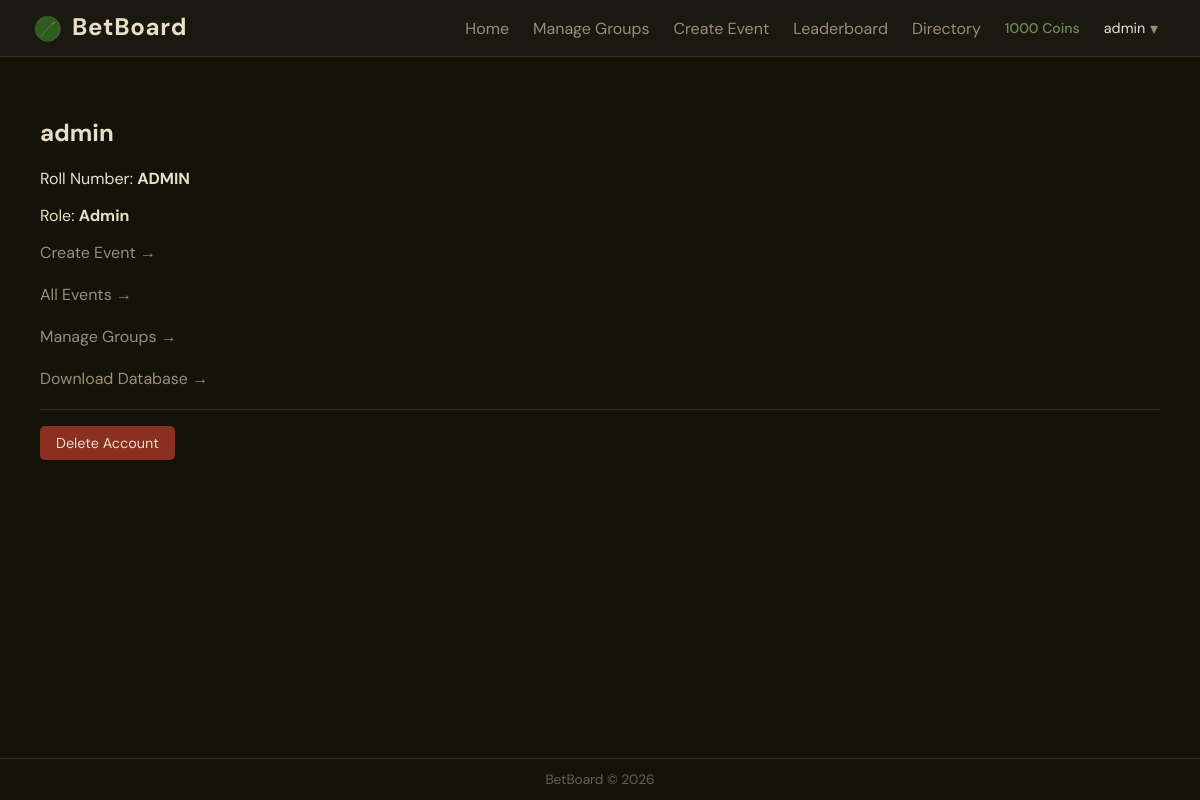
/profile (signed in), run on the app's committed database.
### models.py (models this page shows)
class User(db.Model):
    __tablename__ = "users"
    id = db.Column(db.Integer, primary_key = True)
    username = db.Column(db.String(50), unique = True, nullable = False)
    password_hash = db.Column(db.String(50), nullable = False)
    coins = db.Column(db.Integer, default = 1000)
    created_at = db.Column(db.DateTime, default = datetime.utcnow)
    is_admin = db.Column(db.Boolean, default = False)
    roll_number = db.Column(db.String(20), unique = True, nullable = False)

### routes/auth.py (the view, shortened to what this page needs)
@auth_bp.route('/profile')
def profile():
    if 'user_id' not in session:
        return redirect(url_for('auth.login'))
    user = User.query.get(session['user_id'])
    if user.is_admin:
        return render_template('admin_profile.html', current_user=user)

### app.py (called while the page is built)
@app.context_processor
def inject_session_flags():
    return {'new_login': session.pop('new_login', False)}

### templates/admin_profile.html (shortened to what this page needs)
{% extends 'base.html' %}
{% block content %}
<div class="container">
    <h2>{{ current_user.username }}</h2>
    <p>Roll Number: <strong>{{ current_user.roll_number }}</strong></p>
    <p>Role: <strong>Admin</strong></p>
    <div style="margin-top: 16px;">
        <a href="{{ url_for('admin.create_event') }}" class="nav-link">Create Event →</a><br><br>
        <a href="{{ url_for('admin.admin_events') }}" class="nav-link">All Events →</a><br><br>
        <a href="{{ url_for('admin.admin_groups') }}" class="nav-link">Manage Groups →</a><br><br>
        <a href="{{ url_for('admin.download_db') }}" class="nav-link">Download Database →</a>
    </div>
    <div class="danger-zone">
        <form action="/delete_account" method="POST" onsubmit="return confirm('Permanently delete your account? This cannot be undone.');">
            <button type="submit" style="background:#8b3020; color:#e8dfc8; padding:8px 16px; border-radius:5px;">Delete Account</button>
        </form>
    </div>
</div>
{% endblock %}

### templates/base.html (shortened to what this page needs)
<!DOCTYPE html>
<html>
<head>
    <link rel="stylesheet" href="{{url_for('static', filename='css/style.css')}}">
</head>
<body>
    <nav class="navbar">
        <a href="{{ url_for('betting.dashboard') }}" class="nav-brand">
            <img src="{{ url_for('static', filename='transparent-image.png') }}" alt="BetBoard" style="height:32px; vertical-align:middle; margin-right:8px;">BetBoard
        </a>
        {%if session.get('user_id')%}
        <div class="nav-right">
            <a href="{{ url_for('betting.dashboard') }}" class="nav-link">Home</a>
            {%if current_user.is_admin%}
                    <a href="{{url_for('admin.admin_groups')}}" class="nav-link">Manage Groups</a>
                    <a href="{{url_for('admin.create_event')}}" class="nav-link">Create Event</a>
            {%else%}
            <a href="{{ url_for('groups.groups') }}" class="nav-link">Groups</a>
             {%endif%}
            <a href="{{ url_for('betting.leaderboard') }}" class="nav-link">Leaderboard</a>
            <a href="{{ url_for('auth.directory') }}" class="nav-link">Directory</a>
            <span class="nav-coins">{{ current_user.coins }} Coins </span>
            <div class="nav-profile-wrapper">
                <button class="nav-profile-btn" onclick="toggleProfileDropdown()">
                    {{ current_user.username }}
                    <span class="nav-caret">▾</span>
                </button>
            </div>
        </div>
        {%endif%}
    </nav>
    <div class="container">
        {% block content %}{% endblock %}
    </div>
    <footer class="site-footer">
        BetBoard &copy; 2026
    </footer>
</body>
</html>

### static/css/style.css (style rules this page uses)
body { font-family: 'DM Sans', Arial, sans-serif; background: #14130a; color: #e8dfc8; margin: 0; display: flex; flex-direction: column; min-height: 100vh; }
a { color: #758956; }
.navbar { display: flex; align-items: center; justify-content: space-between; padding: 0 2rem; height: 56px; background: #1a1810; border-bottom: 1px solid #3d2e1e; position: sticky; top: 0; z-index: 100; }
.nav-brand { font-size: 1.5rem; font-weight: 700; color: #e8dfc8; text-decoration: none; letter-spacing: 0.03em; }
.nav-link { color: #9a8c78; text-decoration: none; font-size: 1.0rem; transition: color 0.2s; }
.nav-right { font-size: 1rem; display: flex; align-items: center; gap: 1.5rem; }
.nav-coins { font-size: 0.88rem; color: #758956; font-weight: 500; }
.nav-profile-wrapper { position: relative; }
.nav-profile-btn { background: none; border: none; color: #e8dfc8; font-size: 0.9rem; cursor: pointer; display: flex; align-items: center; gap: 0.3rem; padding: 0; font-family: 'DM Sans', Arial, sans-serif; }
.nav-caret { font-size: 1rem; color: #9a8c78; }
.container { padding: 20px; flex: 1; }
button { padding: 8px 15px; margin-right: 10px; cursor: pointer; border: none; border-radius: 5px; background: #2e2818; color: #e8dfc8; font-size: 0.9rem; font-family: 'DM Sans', Arial, sans-serif; transition: background 0.2s; }
.site-footer { text-align: center; padding: 12px; border-top: 1px solid #3d2e1e; color: #6a5e4e; font-size: 0.85rem }
.danger-zone { margin-top: 20px; border-top: 1px solid #3d2e1e; padding-top: 16px; }

### data on the page
User: coins "1000", username "admin", roll_number "ADMIN"
